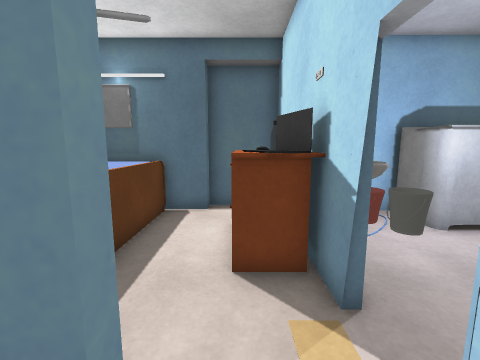
View 1 (above)

16 first-person views from a walk through a 3-D level made in the Unity game engine. The camera is 1.2 m above the floor, tilts 8° down and sees 90° across. The floor is counted in squares, 0.5 m on a side. Each view is taken from the middle of a square. On the plan, view 1 faces up. The plan holds only what a view shows up to about 17 squares ahead; the rest is blank. The place goes on beyond the plan. The player is left out. Surface patterns are stand-ins for the level's own textures.

View 2
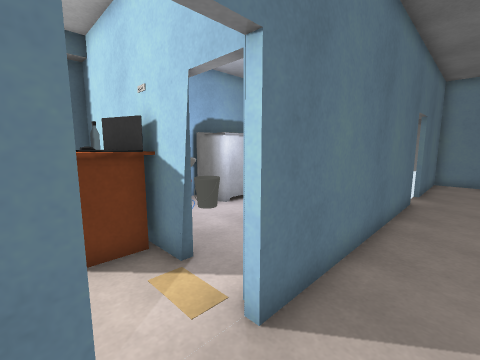

View 3
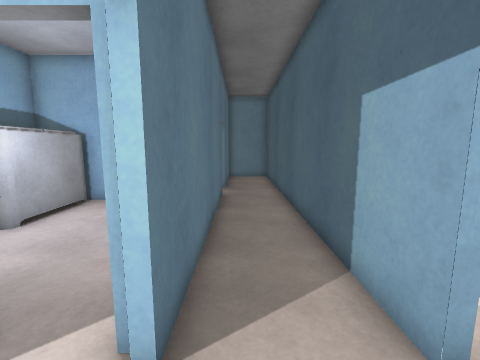

View 4
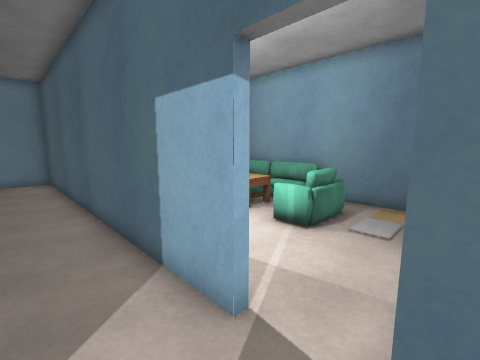

View 5
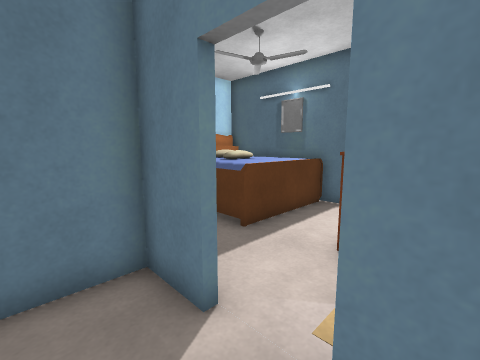

View 6
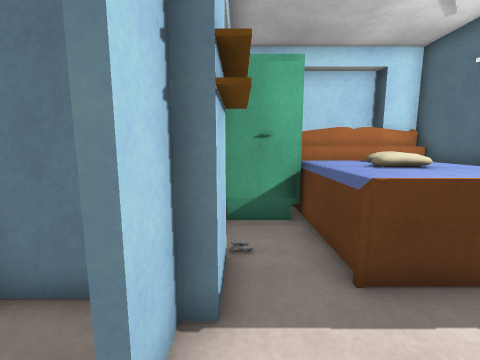

View 7
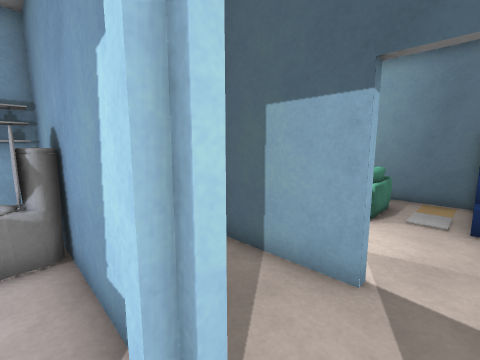

View 8
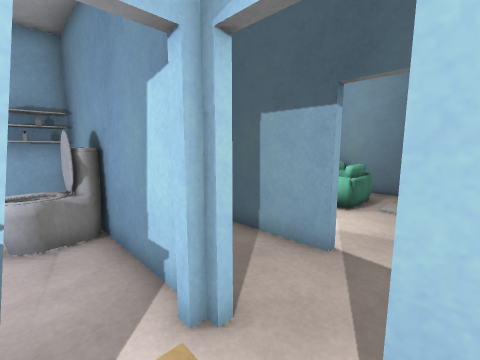

View 9
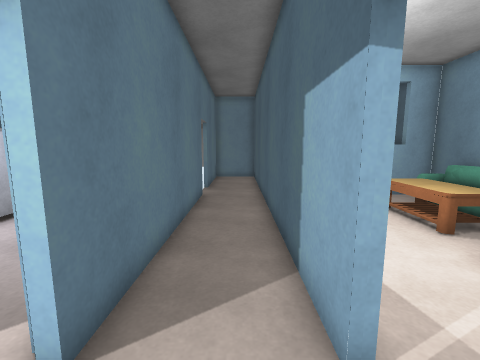

View 10
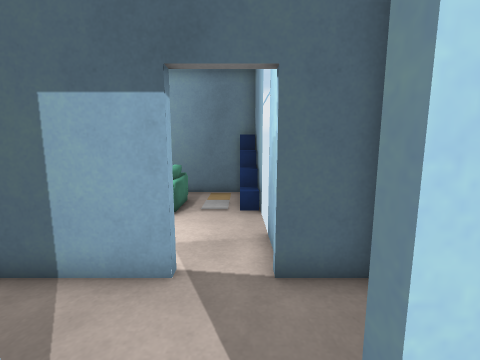

View 11
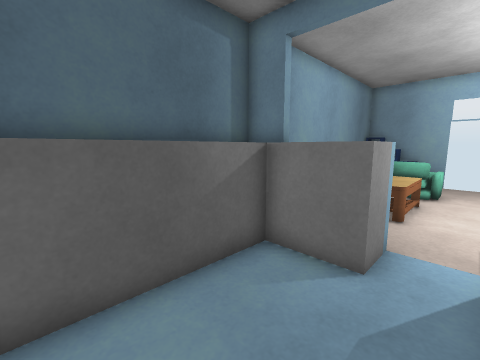

View 12
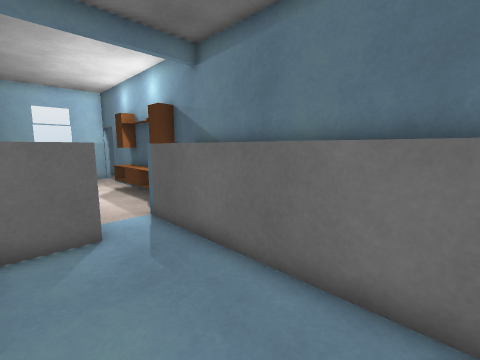

View 13
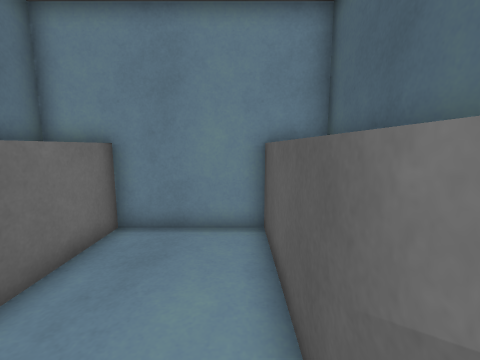

View 14
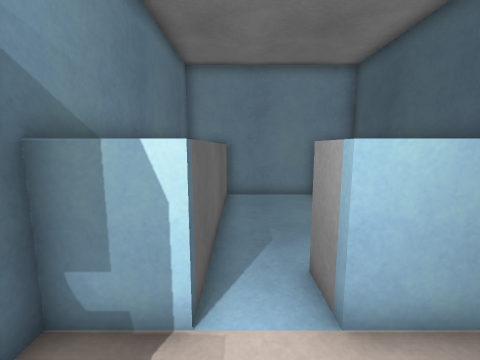

View 15
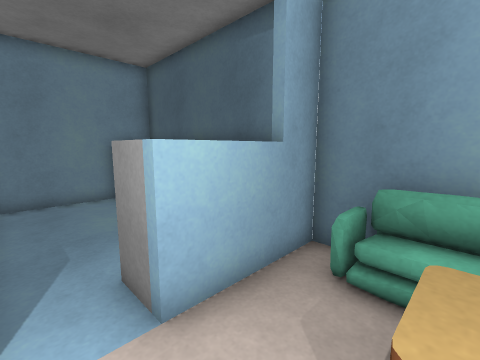

View 16
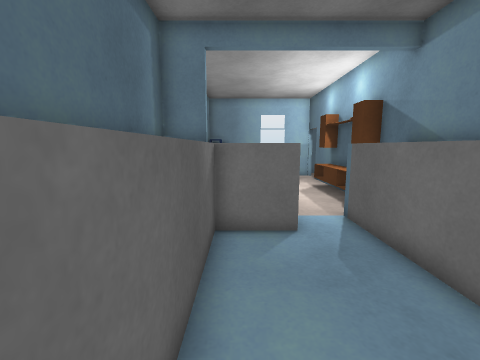

### Floor plan
Key: @ floor where view 1 was taken; # wall or solid block; x gap in a wall; . main floor; : floor 0.5 m higher than the main floor; = window, fence, low wall or low ledge; ^ raised ledge; O other object.
Columns run from 8 left of view 1 to 20 right of it. Each row starts with its distance up from view 1.
  9 ########. #  ######
  8 OOOOOO... #  .^   #
  7 OOOOOO..OOO  =^^^^#
  6 OOOOOO..OO#.==....#
  5 OOOOOO..OO#^.....
  4 OOOOOO..OO#....
  3  # ...... #...== ##
  2  #  x##.......## ##
  1      ###..#########   #####
  0       #.@.................#
 -1       #...................#
 -2       ##..##### #############
 -3        O    ##^^^# ^        ^
 -4        O           ^^^^^^^^^^
 -5                 .  .........#
 -6            O       .........#
 -7        O. OO OOOO  ^^.......#
 -8        O= OO OOOO  ^^.......#
 -9        ## OO=::::#=^^^^^^^^^^
-10        ##OOO#OOOOOO^^^      ^
-11         #          ##########

Where each view was taken, in squares from view 1:
view 1: 0 up, 0 right, facing up
view 2: 1 down, 1 left, facing up-right
view 3: 0 up, 1 left, facing right
view 4: 0 up, 1 left, facing down-right
view 5: 1 down, 2 right, facing up-left
view 6: 2 up, 1 right, facing left
view 7: 2 up, 0 right, facing down-right
view 8: 3 up, 1 left, facing down-right
view 9: 1 down, 1 left, facing right
view 10: 2 up, 0 right, facing down
view 11: 5 down, 17 right, facing down-left
view 12: 8 down, 19 right, facing up-left
view 13: 8 down, 13 right, facing right
view 14: 5 down, 8 right, facing right
view 15: 5 down, 8 right, facing down-right
view 16: 8 down, 19 right, facing left
